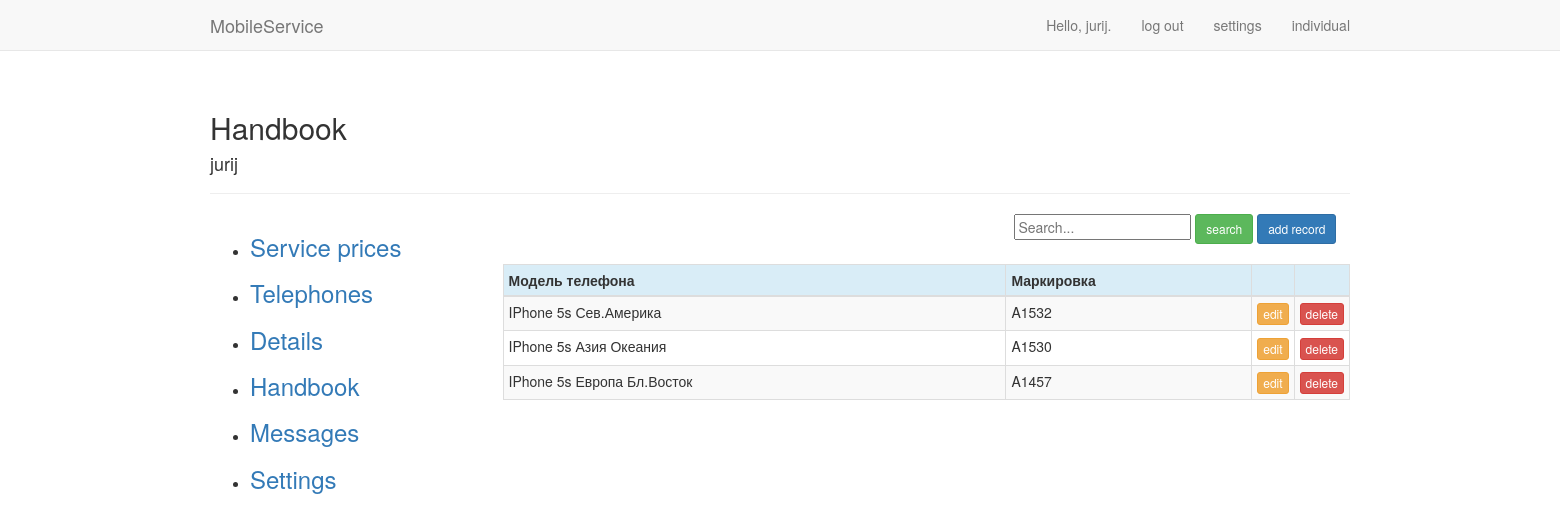
/users/handbook/ (signed in), run on the app's committed database.
### users/models.py (models this page shows)
class Handbook(models.Model):
    handbook_model = models.CharField(max_length=30)
    designation = models.CharField(max_length=30)
    owner = models.ForeignKey(User, on_delete=models.CASCADE)

### users/views.py (the view)
# urls.py: path('handbook/', views.handbook, name= 'handbook'),
@login_required
def handbook(request):
    handbooks = Handbook.objects.filter(owner=request.user).order_by('handbook_model')
    context = {'handbooks': handbooks}
    return render(request, 'users/handbook.html',context)

### users/templates/users/handbook.html (shortened to what this page needs)
{% extends "mobile/base_1.html" %}
{% load bootstrap3 %}
{% block header %}
  <h2>Handbook</h2><h4>{{user.username}}</h4>
{% endblock header %}
{% block content %}
  <div class="row">
    <div class="col-xs-12 col-sm-offset-7">
      <form action="{% url 'users:handbook_search' %}" method="get" autocomplete="off" >
        <input name="q" type="text" placeholder="Search...">
        <button type="submit" class="btn btn-success btn-sm">search</button>
        <a href="{% url 'users:handbook_new_record' %}" class="btn btn-primary btn-sm">add record</a>
      </form>
    </div>
  </div>
  <div class="row">
    <div class="col-xs-12 col-sm-8">
    </div>
  </div>
    <table class="table table-striped table-bordered table-condensed table-hover">
    <thead>
      <tr class="info">
        <th>Модель телефона</th>
        <th>Маркировка</th>
        <th style="width:5%"></th>
        <th style="width:5%"></th>
      </tr>
    </thead>
    <tbody>
      {% for handbook in handbooks %}
        <tr>
          <td>{{handbook.handbook_model}}</td>
          <td>{{handbook.designation}}</td>
          <td><a href="{% url 'users:handbook_edit' handbook.id %}" class="btn btn-warning btn-xs">edit</a></td>
          <td><a href="{% url 'users:handbook_delete' handbook.id %}" class="btn btn-danger btn-xs">delete</a></td>
        </tr>
      {% endfor %}
    </tbody>
  </table>
{% endblock content %}

### mobile/templates/mobile/base_1.html (shortened to what this page needs)
{% load bootstrap3 %}
<!DOCTYPE html>
<html lang="en">
  <head>
    {% bootstrap_css %}
  </head>
  <body>
    <nav class="navbar navbar-default navbar-static-top">
      <div class="container">
        <div class="navbar-header">
          <a class="navbar-brand" href="{% url 'mobile:index' %}">
              MobileService</a>
        </div>
        <div id="navbar" class="navbar-collapse collapse">
          <ul class="nav navbar-nav navbar-right">
            {% if user.is_authenticated %}
              <li><a>Hello, {{ user.username }}.</a></li>
              <li><a href="{% url 'users:logout' %}">log out</a></li>
              <li><a href="{% url 'send_email:settings_common' %}">settings</a></li>
              <li><a href="{% url 'users:individual' %}">individual</a></li>
            {% else %}
              <li><a href="{% url 'users:register' %}">register</a></li>
              <li><a href="{% url 'users:login' %}">log in</a></li>
            {% endif %}
          </ul>
        </div>
      </div>
    </nav>
    <div class="container">
      <div class="page-header">
        {% block header %}{% endblock header %}
        </div>
      <div class="row">
        <div class="col-xs-12 col-sm-3">
          <ul class="rounded">
            <li><a href="{% url 'users:service_prices' %}"><h3>Service prices</h3></a></li>
            <li><a href="{% url 'mobile:telephones' %}"><h3>Telephones</h3></a></li>
            <li><a href="{% url 'users:details' %}"><h3>Details</h3></a></li>
            <li><a href="{% url 'users:handbook' %}"><h3>Handbook</h3></a></li>
            <li><a href="{% url 'send_email:messages' %}"><h3>Messages</h3></li>
            <li><a href="{% url 'send_email:settings_common' %}"><h3>Settings</h3></a></li>
          </ul>
        </div>
        <div class="col-xs-12 col-sm-9">
          <div>
           {% block content %}{% endblock content %}
          </div>
        </div>
    </div>
  </body>
</html>

### data on the page
Handbook: handbook_model "IPhone 5s Сев.Америка", designation "A1532"
Handbook: handbook_model "IPhone 5s Азия Океания", designation "A1530"
Handbook: handbook_model "IPhone 5s Европа Бл.Восток", designation "A1457"

### other printed values
{{ user.username }} "jurij"
